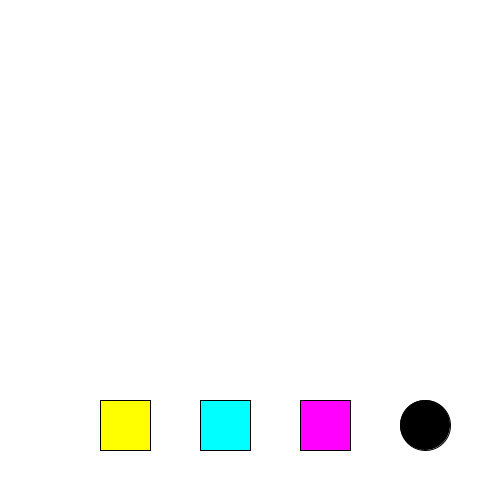
Frame 1 (no input)
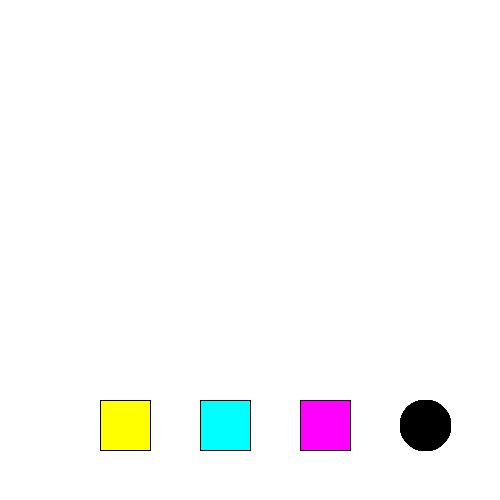
Frame 60 (the mouse pressed at the canvas centre just before this capture)
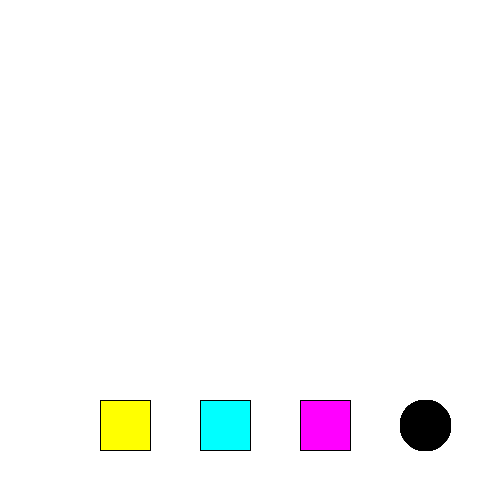
Frame 120 (the mouse held since frame 60 and released just before this capture)

The Processing sketch that drew these frames (run headless with seeded random() and noise(); from frame 60 on, the mouse is pressed at the canvas centre):

// Processing sketch: sketch_250513c
// ── sketch_250513c.pde
//declaro mis variables
color colorLapiz;
int grosorLapiz;

void setup() {
  size( 500, 500 );
  colorMode( HSB, 360, 100, 100 );
  //rectMode( CENTER );  // rect se comporta como circle respecto a su coordenada de origen
  //ellipseMode( CORNER );  // ellipse se comporta como rect

  //frameRate( 5 );

  //inicializo mis variables
  background( 360 );
  colorLapiz = color ( 0 );
  grosorLapiz = 1;
}

void draw() {
  //background(bg);

  // 1) dibujo mis botones en pantalla
  fill( 60, 100, 100 );
  stroke( 0 );
  strokeWeight( 1 );
  rect( 100, 400, 50, 50 );
  fill( 180, 100, 100 );
  rect( 200, 400, 50, 50 );
  fill( 300, 100, 100 );
  rect( 300, 400, 50, 50 );
  fill( 0 );
  circle( 425, 425, 50 );


  if ( mousePressed ) {  //se ejecuta en el draw, es decir todo el tiempo
  }
}

//2) programo mis botones dentro del evento del mouse
void mousePressed() {  //se ejecuta al presionar el mouse

  //boton cuadrado amarillo
  //rect( 100, 400, 50, 50 );
  if ( mouseX > 100 ) {
    if ( mouseX < 100+50 ) {
      if ( mouseY > 400 ) {
        if ( mouseY < 400+50 ) {
          colorLapiz = color( 60, 100, 100 );
        }
      }
    }
  }

  //boton cuadrado cyan
  //rect( 200, 400, 50, 50 );
  // && = AND, me permite SUMAR condiciones en una misma linea condicional
  if ( mouseX > 200 && mouseX < 200+50 && mouseY > 400 && mouseY < 400+50 ) {
    colorLapiz = color( 180, 100, 100 );
  }
  
  //boton circular grosor
  //circle( 425, 425, 50 );
  if( dist( mouseX, mouseY, 425, 425 ) <= 50/2 ){
    grosorLapiz++;  //suma 1 a la variable
  }
  
}

void keyPressed() {
  //reiniciar: volver las variables a valor inicial
  // || = OR, si se cumple una de las dos condiciones se ejecuta el if
  if ( key == 'r' || key == 'R' ) {
    background( 360 );
    colorLapiz = color ( 0 );
    grosorLapiz = 1;
  }
}

void mouseDragged() {
  if ( mouseY < 350 ) {  //zona cuadrada c
    //aplico mis variables a mi lapiz (line)
    strokeWeight( grosorLapiz );
    stroke( colorLapiz );
    line( pmouseX, pmouseY, mouseX, mouseY );
  }
}
